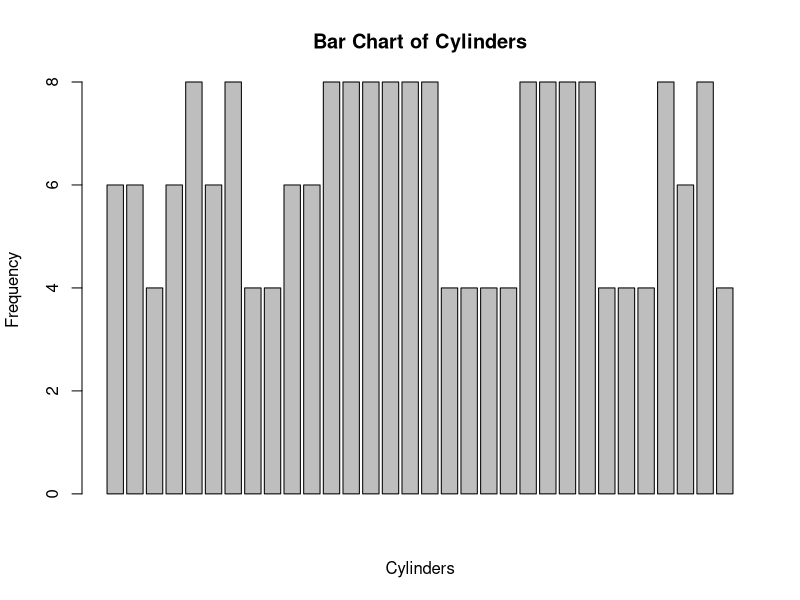

Recreate this plot in R. (Note: this script raises an error after producing the figure.)
## ---- chunk 1
knitr::opts_chunk$set(echo = TRUE)
## ---- chunk 2
#Your code here
first_vector <- c(1:10)
print(first_vector)
## ---- chunk 3
#Your code here
#The difference between 1 and 1L in R is that 1L is an integer while 1 is numeric(double).

print(typeof(1))
print(typeof(1L))
## ---- chunk 4
#Your code here
x <- c(1, 2, 3, 4)
x1 <- as.character(x)
print(x)
print(x1)
#x does not change without assigning the coercion into a new object because x is already in being used for a vector.
## ---- chunk 5
#Your code here
rnames <- c("Row1", "Row2", "Row3")
cnames <- c("Col1", "Col2", "Col3", "Col4")
matrixA <- matrix(1:12, nrow = 3, ncol = 4, dimnames = list(rnames, cnames))
print(matrixA)
## ---- chunk 6
#Your code here
pet <- as.factor(c("Dog", "Cat", "Bird"))
print(pet)
print(class(pet))
## ---- chunk 7
#Your code here
v <- c(1, 2, NA, 3, 4, NaN, NaN, 4, NA)
is.na(v)
#NA represenets "not available" while NaN represents "not a number".
## ---- chunk 8
#Your code here
df <- data.frame(ID = 1:3, Name = c("Alice", "Bob", "Charlie"), Age = c(24, 30, 35))
print(df)

## ---- chunk 9
#Your code here
y <- c(2.5, 3.6, 1.8)
names(y) <- c("A", "B", "C")
print(y)
## ---- chunk 10
#Your code here
y <- c(1.7, "a")
print(y)
print(typeof(y))
#When printing y, it results in charcters 
## ---- chunk 11
#Your code here
z <- c("a", "b", "c")
as.numeric(z)
#It prints NA because you can't make letters numeric
## ---- chunk 12
#Your code here
#The vector function allows you to create a vector with a specific type and length
my_vector <- vector(mode = "numeric", length = 5)
print(my_vector)
## ---- chunk 13
#Your code here
my_list <- list(c(1:5), c("A", "B", "C"), TRUE)
## ---- chunk 14
#Your code here
#Coercion is the deliberate conversion of an object from one data type to another.
v <- c(TRUE, 2)
typeof(v)
## ---- chunk 15
#Your code here
x <- c(1, 2, 3)
y <- c(4, 5, 6)
row_bind <- rbind(x, y)
col_bind <- cbind(x, y)
print(row_bind)
print(col_bind)

## ---- chunk 16
#Your code here
text <- c("one", "two", "three")
as.numeric(text)
#Although the text represents numbers, it is written in text for instead of numeric so it is not able to be transformed from character to numeric like "3
## ---- chunk 17

# You can directly access mtcars data set in R
mtcars1 = mtcars
#Your code here
barplot(mtcars$cyl, main = "Bar Chart of Cylinders", xlab = "Cylinders", ylab = "Frequency")
## ---- chunk 18
#Your code here
plot(movies$`Worldwide Gross`, movies$Year, main = "Gross Revenue per Year", xlab = "Gross Revenue", ylab = "Year")

## ---- chunk 19
#Your code here
install.packages("ggplot2")
library(ggplot2)
ggplot(movies, aes(x = Year, y = Profitability)) + geom_point(color = "turquoise", size = 2) + ggtitle("Profitability per Year")
